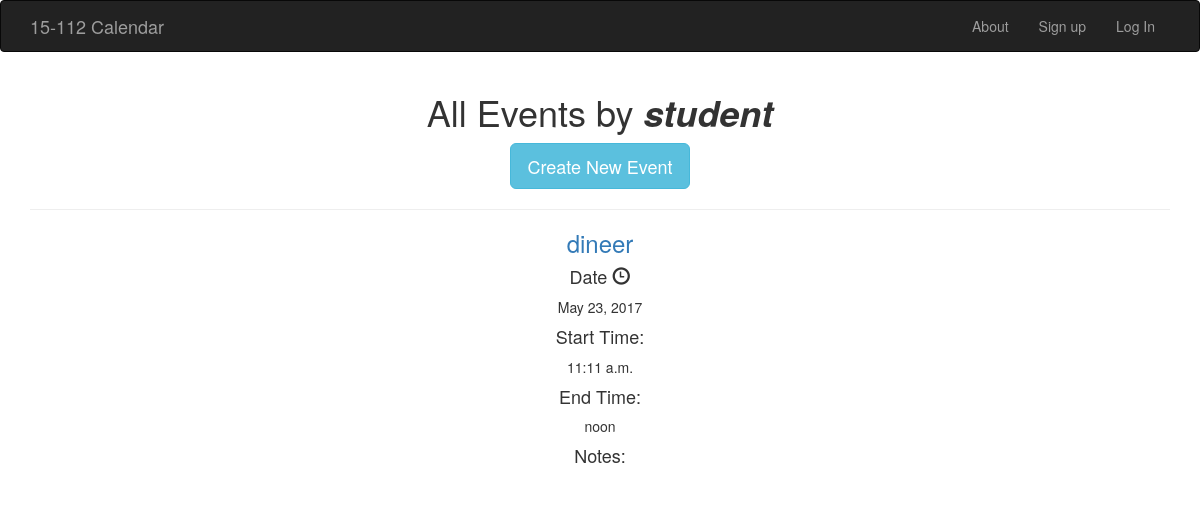
Screenshot of /posts/userposts/ (signed in) with the database file from the repository.
### posts/models.py (models this page shows, shortened)
class Schedule(models.Model):
    title = models.CharField(max_length=200)
    day = models.DateField()
    start_time = models.TimeField()
    end_time = models.TimeField()
    author = models.ForeignKey(User, on_delete=models.CASCADE)
    notes = models.TextField(blank=True, null=True)
    class Meta:
        verbose_name = 'Schedule'
        verbose_name_plural = 'Schedule'

### posts/views.py (the view)
def userposts(request):
    username, userid = my_view(request)
    org_event = []
    event = Schedule.objects.filter(author__id=userid).order_by('day')
    today = datetime.date.today()
    return render(request, 'posts/userposts.html', {'events': event, 'user': username})

### posts/views.py (called while the page is built)
def my_view(request):
    username = None
    if request.user.is_authenticated:
        username = request.user.username
        userid = request.user.id
        return username, userid

### posts/templates/posts/userposts.html (shortened to what this page needs)
{% extends 'base.html' %}
{% block content %}
<center>
<h1>All Events by <b><i>{{ user }}</i></b> </h1>
<a href="{% url 'posts:create' %}" class="btn btn-lg btn-info"> Create New Event
 </a>
 <hr>
{% for event in events.all %}
<h3><a href="{% url 'posts:detail' event.id %}">{{ event.title }}</a></h3>
<h4>Date <span class="glyphicon glyphicon-time text-center" aria-hidden="true"></span></h4>
{{ event.day }}
<h4>Start Time:</h4>
 {{ event.start_time }}
<h4>End Time:</h4>
{{ event.end_time }}
<h4>Notes:</h4>
<br/>
{% endfor %}
</center>
{% endblock %}

### rows the page displays
Schedule: title "dineer", day "May 23, 2017", start_time "11:11 a.m.", end_time "noon"

### other values shown
{{ user }} "student"
